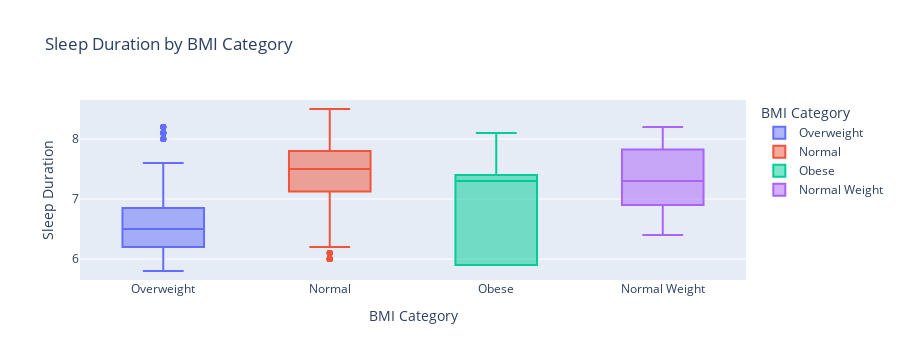

Notebook cell for this chart:
### Markdown cell above
### Sleep Duration by BMI Category

### Code cell
fig = px.box(
    df,
    x="BMI Category",
    y="Sleep Duration",
    color="BMI Category",
    title="Sleep Duration by BMI Category"
)

fig.show()

### Figure 1 — Plotly figure (JSON) as saved in the notebook; plotly's stock layout.template omitted (floating-point values rounded to 4 significant figures; data arrays with more than 128 entries replaced by an {"elided": "..."} marker saying what was removed)
{"data": [{"alignmentgroup": "True", "hovertemplate": "BMI Category=%{x}<br>Sleep Duration=%{y}<extra></extra>", "legendgroup": "Overweight", "marker": {"color": "#636efa"}, "name": "Overweight", "notched": false, "offsetgroup": "Overweight", "orientation": "v", "showlegend": true, "type": "box", "x": {"elided": "148 str values"}, "x0": " ", "xaxis": "x", "y": {"elided": "148 float values"}, "y0": " ", "yaxis": "y"}, {"alignmentgroup": "True", "hovertemplate": "BMI Category=%{x}<br>Sleep Duration=%{y}<extra></extra>", "legendgroup": "Normal", "marker": {"color": "#EF553B"}, "name": "Normal", "notched": false, "offsetgroup": "Normal", "orientation": "v", "showlegend": true, "type": "box", "x": {"elided": "195 str values"}, "x0": " ", "xaxis": "x", "y": {"elided": "195 float values"}, "y0": " ", "yaxis": "y"}, {"alignmentgroup": "True", "hovertemplate": "BMI Category=%{x}<br>Sleep Duration=%{y}<extra></extra>", "legendgroup": "Obese", "marker": {"color": "#00cc96"}, "name": "Obese", "notched": false, "offsetgroup": "Obese", "orientation": "v", "showlegend": true, "type": "box", "x": ["Obese", "Obese", "Obese", "Obese", "Obese", "Obese", "Obese", "Obese", "Obese", "Obese"], "x0": " ", "xaxis": "x", "y": [5.9, 5.9, 5.9, 6.3, 7.4, 7.4, 7.3, 7.3, 8.1, 8.1], "y0": " ", "yaxis": "y"}, {"alignmentgroup": "True", "hovertemplate": "BMI Category=%{x}<br>Sleep Duration=%{y}<extra></extra>", "legendgroup": "Normal Weight", "marker": {"color": "#ab63fa"}, "name": "Normal Weight", "notched": false, "offsetgroup": "Normal Weight", "orientation": "v", "showlegend": true, "type": "box", "x": ["Normal Weight", "Normal Weight", "Normal Weight", "Normal Weight", "Normal Weight", "Normal Weight", "Normal Weight", "Normal Weight", "Normal Weight", "Normal Weight", "Normal Weight", "Normal Weight", "Normal Weight", "Normal Weight", "Normal Weight", "Normal Weight", "Normal Weight", "Normal Weight", "Normal Weight", "Normal Weight", "Normal Weight"], "x0": " ", "xaxis": "x", "y": [6.5, 6.5, 6.4, 6.4, 7.9, 7.2, 7.5, 7.5, 7.8, 7.8, 7.5, 6.9, 8, 8, 7.2, 7.2, 7.3, 6.9, 7.1, 8.2, 8.2], "y0": " ", "yaxis": "y"}], "layout": {"boxmode": "overlay", "height": 360, "legend": {"title": {"text": "BMI Category"}, "tracegroupgap": 0}, "title": {"text": "Sleep Duration by BMI Category"}, "xaxis": {"anchor": "y", "autorange": true, "categoryarray": ["Overweight", "Normal", "Obese", "Normal Weight"], "categoryorder": "array", "domain": [0, 1], "range": [-0.5, 3.5], "title": {"text": "BMI Category"}, "type": "category"}, "yaxis": {"anchor": "x", "autorange": true, "domain": [0, 1], "range": [5.65, 8.65], "title": {"text": "Sleep Duration"}, "type": "linear"}}}
